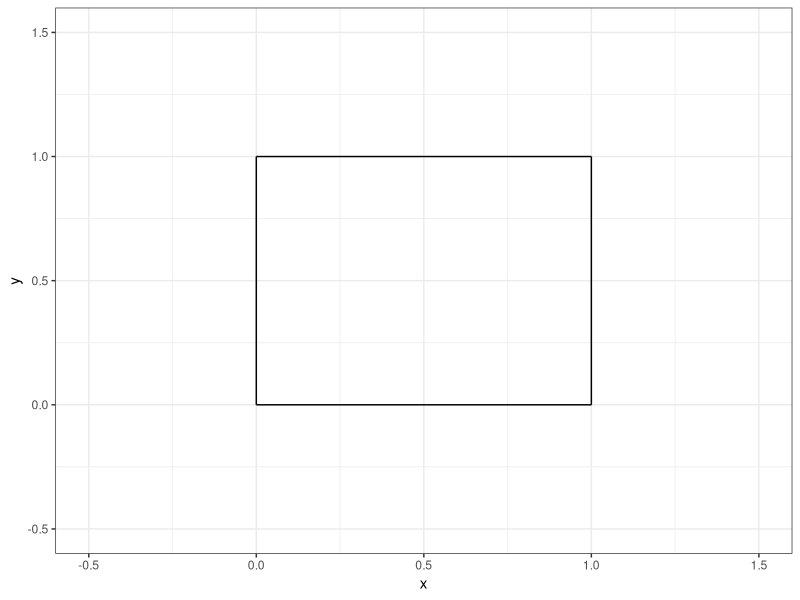
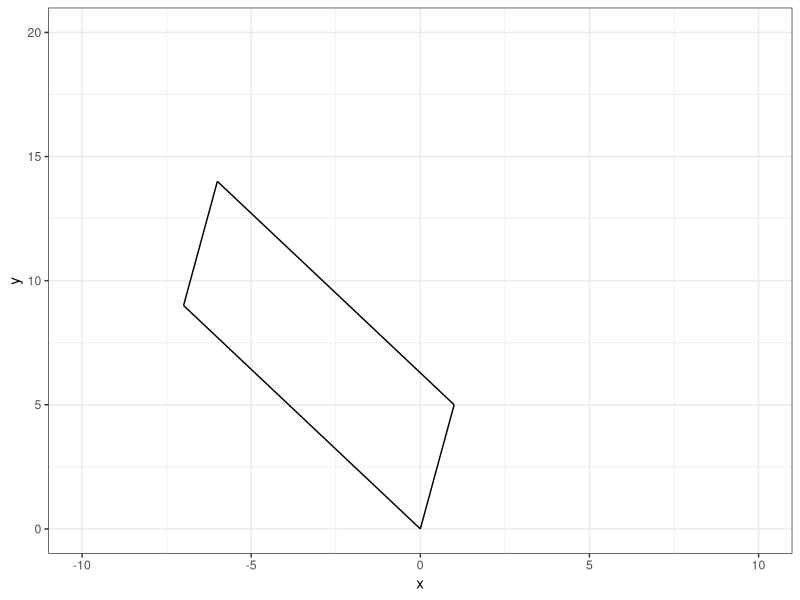
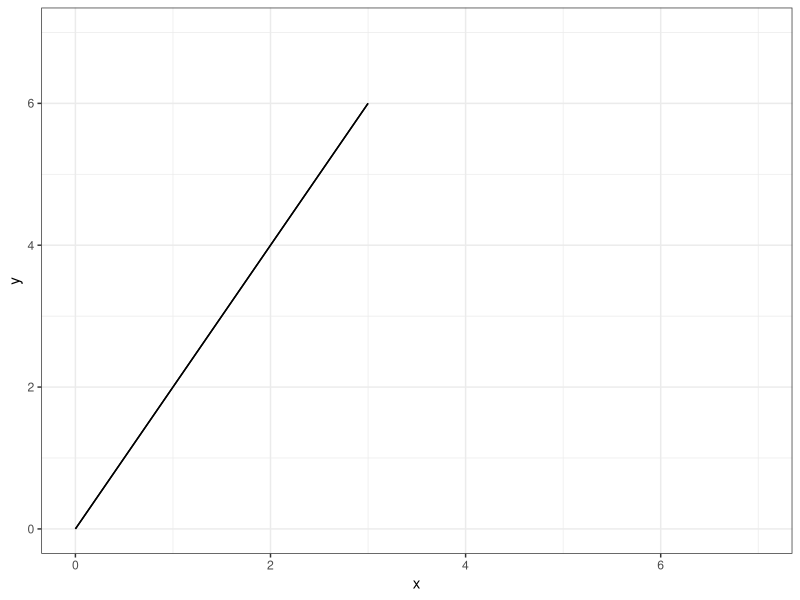
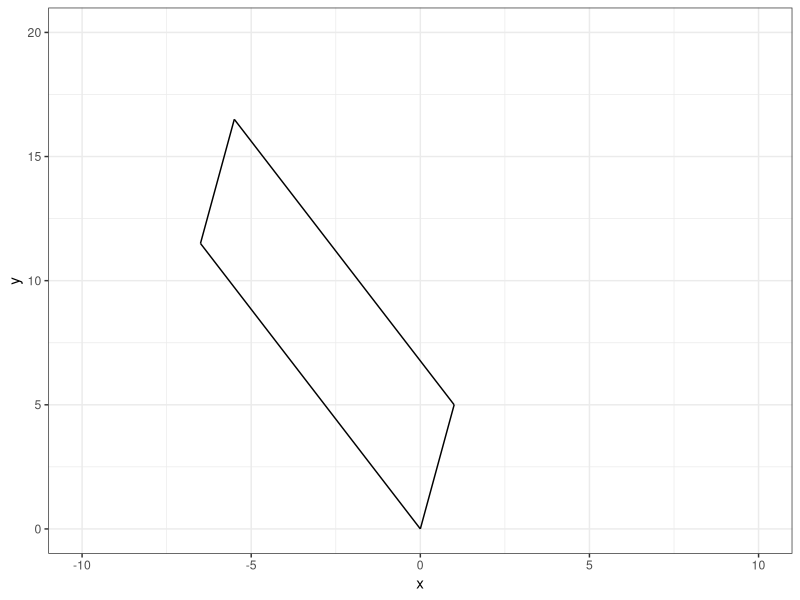
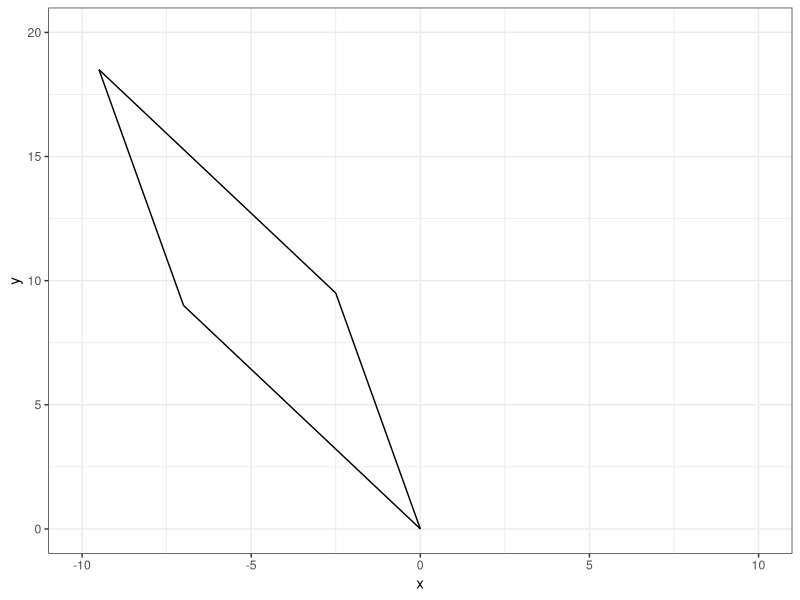
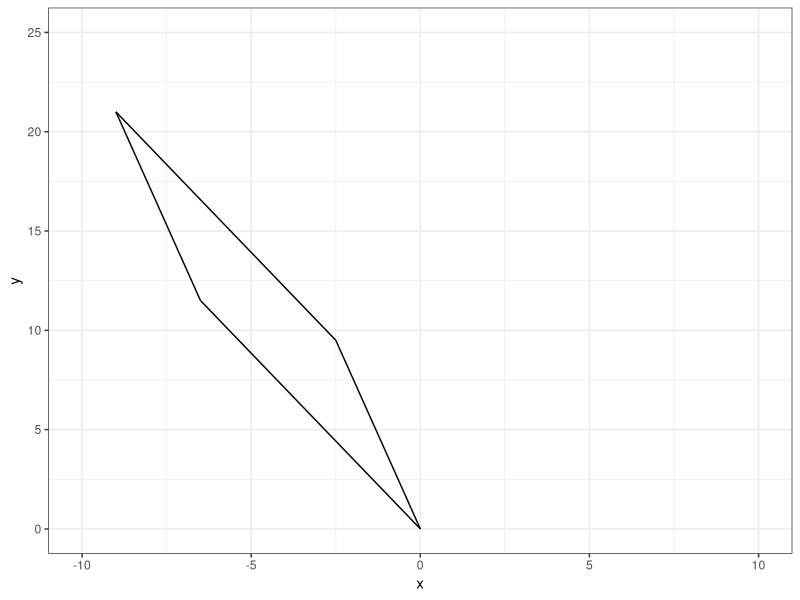

Source code (R) for these figures, in order:
## ---- chunk 1
#| echo: false

default_chunk_hook  <- knitr::knit_hooks$get("chunk")

latex_font_size <- c("Huge", "huge", "LARGE", "Large", 
                     "large", "normalsize", "small", 
                     "footnotesize", "scriptsize", "tiny")

knitr::knit_hooks$set(chunk = function(x, options) {
  x <- default_chunk_hook(x, options)
  if(options$size %in% latex_font_size) {
    paste0("\n \\", options$size, "\n\n", 
      x, 
      "\n\n \\normalsize"
    )
  } else {
    x
  }
})

## ---- chunk 2
#| label: load-packages
#| include: false
library(tidyverse)
## ---- chunk 3
#| label: fig-unitsquare
#| fig-cap: "The unit square."
#| fig-width: 3
#| fig-height: 3
#| scale: "80%"
#| fig-align: "center"
#| size: "scriptsize"
ggplot() +
  geom_segment(aes(x = 0, xend = 0,
                   y=0, yend = 1))+
  geom_segment(aes(x = 0, xend = 1,
                   y=1, yend = 1))+
  geom_segment(aes(x = 1, xend = 1,
                   y=0, yend = 1))+
  geom_segment(aes(x = 0, xend = 1,
                   y=0, yend = 0)) +
  theme_bw() + 
  xlim(-0.5, 1.5)+
  ylim(-0.5, 1.5)+
  labs(x = "x", 
       y = "y")
## ---- chunk 4
#| size: "scriptsize"
(M <- matrix(data = c(1, 0, 0, 1), nrow = 2, ncol = 2)) # 
(A <- matrix(data = c(1, 5, -7, 9), nrow = 2, ncol = 2)) # created matrix A
## ---- chunk 5
#| size: "scriptsize" 
(T <- A %*% M) # Created matrix T
## ---- chunk 6
#| size: "scriptsize" 
(basis.vector.1 <- T[, 1]) # created basis.vector.1 
(basis.vector.2 <- T[, 2]) # created basis.vector.2
## ---- chunk 7
#| size: "scriptsize" 
(p0 <- c(0, 0)) 
(p1 <- c(1, 5))
(p2 <- c(-6, 14))
(p3 <- c(-7, 9)) # created points p0, p1, p2, p3
## ---- chunk 8
#| label: fig-matrixT
#| fig-cap: "Matrix T."
#| fig-width: 3
#| fig-height: 3
#| scale: "80%"
#| fig-align: "center"
#| size: "scriptsize"
ggplot() +
  geom_segment(aes(x = p0[1], y = p0[2], xend = p1[1], yend = p1[2])) +
  geom_segment(aes(x = p1[1], y = p1[2], xend = p2[1], yend = p2[2])) +
  geom_segment(aes(x = p2[1], y = p2[2], xend = p3[1], yend = p3[2])) +
  geom_segment(aes(x = p3[1], y = p3[2], xend = p0[1], yend = p0[2])) +
  theme_bw() +
  xlim(-10, 10) +
  ylim(0, 20) +
  labs(x = "x", y = "y")
## ---- chunk 9
#| size: "scriptsize" 
(A.determinant <- det(A)) # found determinant of A
## ---- chunk 10
#| size: "scriptsize" 
(A <- matrix(data = c(1, 2, 2, 4), nrow = 2, ncol = 2)) # created matrix A
## ---- chunk 11
#| size: "scriptsize" 
(T <- A %*% M) # Created matrix T
## ---- chunk 12
#| size: "scriptsize" 
(basis.vector.1 <- T[, 1]) # created basis.vector.1 
(basis.vector.2 <- T[, 2]) # created basis.vector.2
## ---- chunk 13
#| size: "scriptsize" 
(p0 <- c(0, 0)) 
(p1 <- c(2, 4))
(p2 <- c(3, 6))
(p3 <- c(1, 2)) # created points p0, p1, p2, p3
## ---- chunk 14
#| label: fig-matrixT2
#| fig-cap: "Matrix T2."
#| fig-width: 3
#| fig-height: 3
#| scale: "80%"
#| fig-align: "center"
#| size: "scriptsize"
ggplot() +
  geom_segment(aes(x = p0[1], y = p0[2], xend = p1[1], yend = p1[2])) +
  geom_segment(aes(x = p1[1], y = p1[2], xend = p2[1], yend = p2[2])) +
  geom_segment(aes(x = p2[1], y = p2[2], xend = p3[1], yend = p3[2])) +
  geom_segment(aes(x = p3[1], y = p3[2], xend = p0[1], yend = p0[2])) +
  theme_bw() +
  xlim(0, 7) +
  ylim(0, 7) +
  labs(x = "x", y = "y")
## ---- chunk 15
#| size: "scriptsize" 
(A.determinant <- det(A)) # found determinant of A
## ---- chunk 16
#| size: "scriptsize"
(M <- matrix(data = c(1, 0, 0.5, 1), nrow = 2, ncol = 2)) # 
(A <- matrix(data = c(1, 5, -7, 9), nrow = 2, ncol = 2)) # created matrix A
(T <- A %*% M) # Created matrix T
(basis.vector.1 <- T[, 1]) # created basis.vector.1 
(basis.vector.2 <- T[, 2]) # created basis.vector.2
(p0 <- c(0, 0)) 
(p1 <- c(-6.5, 11.5))
(p2 <- c(-5.5, 16.5))
(p3 <- c(1, 5)) # created points p0, p1, p2, p3
ggplot() +
  geom_segment(aes(x = p0[1], y = p0[2], xend = p1[1], yend = p1[2])) +
  geom_segment(aes(x = p1[1], y = p1[2], xend = p2[1], yend = p2[2])) +
  geom_segment(aes(x = p2[1], y = p2[2], xend = p3[1], yend = p3[2])) +
  geom_segment(aes(x = p3[1], y = p3[2], xend = p0[1], yend = p0[2])) +
  theme_bw() +
  xlim(-10, 10) +
  ylim(0, 20) +
  labs(x = "x", y = "y")
(A.determinant <- det(A)) # found determinant of A
## ---- chunk 17
#| size: "scriptsize"
(M <- matrix(data = c(1, 0.5, 0, 1), nrow = 2, ncol = 2)) # 
(A <- matrix(data = c(1, 5, -7, 9), nrow = 2, ncol = 2)) # created matrix A
(T <- A %*% M) # Created matrix T
(basis.vector.1 <- T[, 1]) # created basis.vector.1 
(basis.vector.2 <- T[, 2]) # created basis.vector.2
(p0 <- c(0, 0)) 
(p1 <- c(-7, 9))
(p2 <- c(-9.5, 18.5))
(p3 <- c(-2.5, 9.5)) # created points p0, p1, p2, p3
ggplot() +
  geom_segment(aes(x = p0[1], y = p0[2], xend = p1[1], yend = p1[2])) +
  geom_segment(aes(x = p1[1], y = p1[2], xend = p2[1], yend = p2[2])) +
  geom_segment(aes(x = p2[1], y = p2[2], xend = p3[1], yend = p3[2])) +
  geom_segment(aes(x = p3[1], y = p3[2], xend = p0[1], yend = p0[2])) +
  theme_bw() +
  xlim(-10, 10) +
  ylim(0, 20) +
  labs(x = "x", y = "y")
(A.determinant <- det(A)) # found determinant of A
## ---- chunk 18
#| size: "scriptsize"
(M <- matrix(data = c(1, 0.5, 0.5, 1), nrow = 2, ncol = 2)) # 
(A <- matrix(data = c(1, 5, -7, 9), nrow = 2, ncol = 2)) # created matrix A
(T <- A %*% M) # Created matrix T
(basis.vector.1 <- T[, 1]) # created basis.vector.1 
(basis.vector.2 <- T[, 2]) # created basis.vector.2
(p0 <- c(0, 0)) 
(p1 <- c(-6.5, 11.5))
(p2 <- c(-9, 21))
(p3 <- c(-2.5, 9.5)) # created points p0, p1, p2, p3
ggplot() +
  geom_segment(aes(x = p0[1], y = p0[2], xend = p1[1], yend = p1[2])) +
  geom_segment(aes(x = p1[1], y = p1[2], xend = p2[1], yend = p2[2])) +
  geom_segment(aes(x = p2[1], y = p2[2], xend = p3[1], yend = p3[2])) +
  geom_segment(aes(x = p3[1], y = p3[2], xend = p0[1], yend = p0[2])) +
  theme_bw() +
  xlim(-10, 10) +
  ylim(0, 25) +
  labs(x = "x", y = "y")
(A.determinant <- det(A)) # found determinant of A
## ---- chunk 19
(ladder <- data.frame(x = c(0, 0, 1, 1, 0, 1, 0, 1, 0, 1, 0, 1, 0, 1, 0, 1, 0, 1, 0, 1, 0, 1),
y = c(0, 20, 0, 20, 2, 2, 4, 4, 6, 6, 8, 8, 10, 10, 12, 12, 14, 14, 16, 16, 18, 18), group = c(1, 1, 2, 2, 3, 3, 4, 4, 5, 5, 6, 6, 7, 7, 8, 8, 9, 9, 10, 10, 11, 11))) # Created ladder
